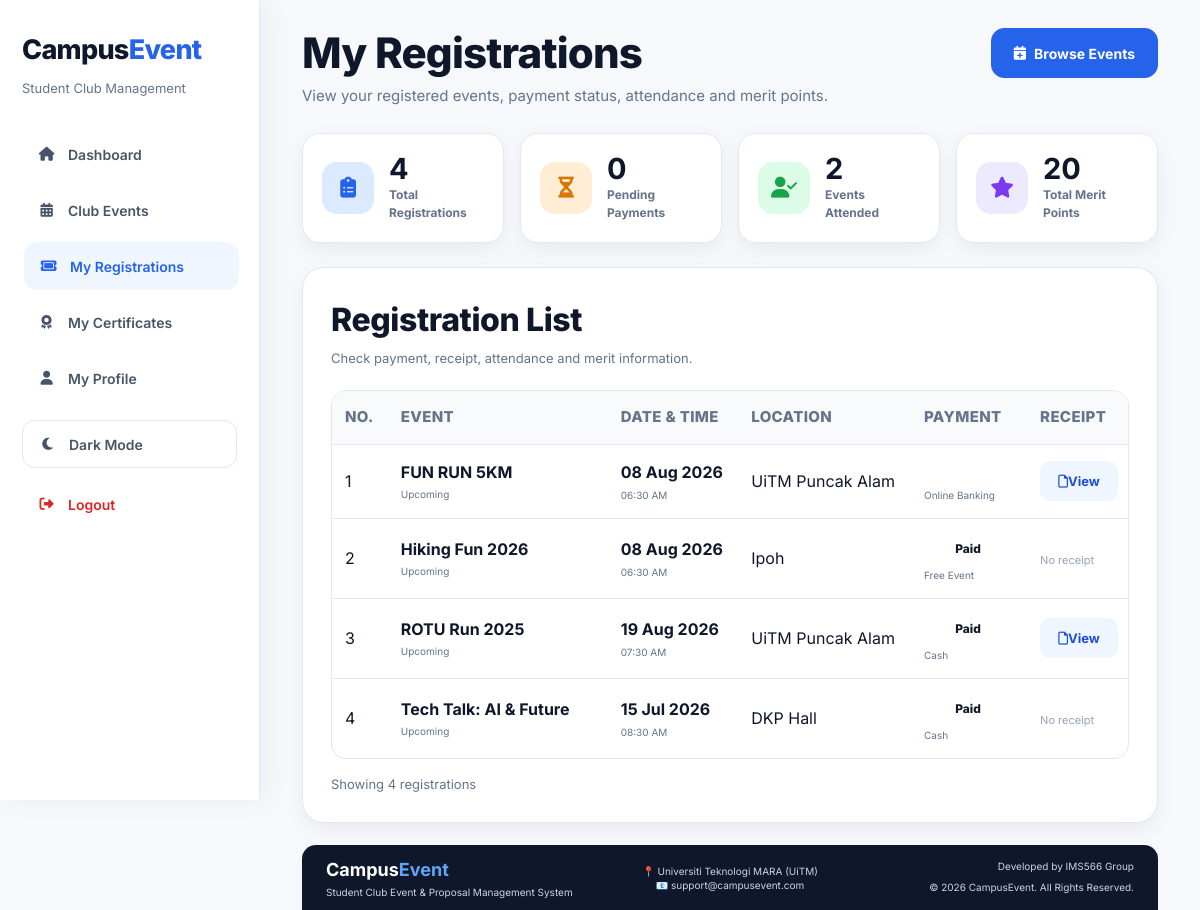
Screenshot of /my_registrations.php (signed in) with the database file from the repository.
### tables this page shows
CREATE TABLE `registrations` (
  `registration_id` int(11) NOT NULL,
  `event_id` int(11) DEFAULT NULL,
  `user_id` int(11) DEFAULT NULL,
  `full_name` varchar(100) NOT NULL,
  `matric_no` varchar(20) NOT NULL,
  `email` varchar(100) NOT NULL,
  `phone` varchar(20) DEFAULT NULL,
  `payment_status` enum('Pending','Paid') DEFAULT 'Pending',
  `register_date` datetime DEFAULT current_timestamp(),
  `attendance_status` enum('Registered','Attended','Absent') DEFAULT 'Registered',
  `certificate_status` enum('Not Generated','Generated') NOT NULL DEFAULT 'Not Generated',
  `certificate_number` varchar(100) DEFAULT NULL,
  `certificate_generated_at` datetime DEFAULT NULL,
  `payment_method` varchar(50) DEFAULT NULL,
  `receipt` varchar(255) DEFAULT NULL
);

CREATE TABLE `events` (
  `event_id` int(11) NOT NULL,
  `proposal_id` int(11) DEFAULT NULL,
  `event_name` varchar(150) NOT NULL,
  `event_date` date NOT NULL,
  `event_time` time NOT NULL,
  `location` varchar(150) NOT NULL,
  `description` text DEFAULT NULL,
  `budget` decimal(10,2) DEFAULT NULL,
  `status` enum('Upcoming','Completed','Cancelled') DEFAULT 'Upcoming',
  `created_at` timestamp NOT NULL DEFAULT current_timestamp(),
  `poster` varchar(255) DEFAULT NULL,
  `report_status` varchar(20) DEFAULT 'Pending',
  `report_remark` text DEFAULT NULL,
  `report_summary` text DEFAULT NULL,
  `club_name` varchar(100) DEFAULT NULL,
  `event_fee` decimal(10,2) DEFAULT 0.00
);

### my_registrations.php (the view, shortened to what this page needs)
<?php
include 'includes/db.php';
$userId = (int) $_SESSION['user_id'];
$stmt = mysqli_prepare(
    $conn,
    "SELECT
        registrations.*,
        events.event_name,
        events.event_date,
        events.event_time,
        events.location,
        events.status AS event_status,
        events.event_fee
     FROM registrations
     INNER JOIN events
        ON registrations.event_id = events.event_id
     WHERE registrations.user_id = ?
     ORDER BY registrations.registration_id DESC"
);
mysqli_stmt_bind_param(
    $stmt,
    "i",
    $userId
);
mysqli_stmt_execute($stmt);
$result = mysqli_stmt_get_result($stmt);
$registrations = [];
while ($registration = mysqli_fetch_assoc($result)) {
    $registrations[] = $registration;
}
$totalRegistrations = count($registrations);
$pendingPayments = 0;
$totalAttended = 0;
$totalMerit = 0;
foreach ($registrations as $registration) {
    if (
        $registration['attendance_status'] ===
        'Attended'
    ) {
        $totalAttended++;
        $totalMerit += 10;
    }
}
?>
<!DOCTYPE html>
<html lang="en">
<head>
    <link rel="stylesheet" href="assets/css/style.css?v=91000">
    <link rel="stylesheet" href="https://cdnjs.cloudflare.com/ajax/libs/font-awesome/6.5.2/css/all.min.css">
</head>
<body>
    <?php include 'includes/sidebar.php'; ?>
    <div class="main my-registrations-page">
        <div class="page-header">
            <div>
                <h1>My Registrations</h1>
                <p>
                    View your registered events, payment status,
                    attendance and merit points.
                </p>
            </div>
            <a href="events.php" class="btn-primary">
                <i class="fa-solid fa-calendar-plus"></i>
                Browse Events
            </a>
        </div>
        <div class="my-registration-summary">
            <div class="my-registration-summary-card">
                <div class="my-registration-summary-icon blue">
                    <i class="fa-solid fa-clipboard-list"></i>
                </div>
                <div>
                    <h2><?php echo $totalRegistrations; ?></h2>
                    <p>Total Registrations</p>
                </div>
            </div>
            <div class="my-registration-summary-card">
                <div class="my-registration-summary-icon orange">
                    <i class="fa-solid fa-hourglass-half"></i>
                </div>
                <div>
                    <h2><?php echo $pendingPayments; ?></h2>
                    <p>Pending Payments</p>
                </div>
            </div>
            <div class="my-registration-summary-card">
                <div class="my-registration-summary-icon green">
                    <i class="fa-solid fa-user-check"></i>
                </div>
                <div>
                    <h2><?php echo $totalAttended; ?></h2>
                    <p>Events Attended</p>
                </div>
            </div>
            <div class="my-registration-summary-card">
                <div class="my-registration-summary-icon purple">
                    <i class="fa-solid fa-star"></i>
                </div>
                <div>
                    <h2><?php echo $totalMerit; ?></h2>
                    <p>Total Merit Points</p>
                </div>
            </div>
        </div>
        <div class="card my-registrations-card">
            <div class="section-header">
                <div>
                    <h2>Registration List</h2>
                    <p>
                        Check payment, receipt, attendance and merit information.
                    </p>
                </div>
            </div>
            <div class="table-responsive">
                <table class="my-registrations-table">
                    <thead>
                        <tr>
                            <th>No.</th>
                            <th>Event</th>
                            <th>Date & Time</th>
                            <th>Location</th>
                            <th>Payment</th>
                            <th>Receipt</th>
                        </tr>
                    </thead>
                    <tbody>
                        <?php if ($totalRegistrations > 0) { ?>
                            <?php
                            $no = 1;
                            foreach ($registrations as $row) {
                                $paymentClass = strtolower(
                                    str_replace(
                                        ' ',
                                        '-',
                                        $row['payment_status']
                                    )
                                );
                                ?>
                                <tr>
                                    <td>
                                        <?php echo $no++; ?>
                                    </td>
                                    <td>
                                        <div class="my-registration-event">
                                            <?php
                                            echo htmlspecialchars(
                                                $row['event_name']
                                            );
                                            ?>
                                        </div>
                                        <small class="my-registration-event-status">
                                            <?php
                                            echo htmlspecialchars(
                                                $row['event_status']
                                            );
                                            ?>
                                        </small>
                                    </td>
                                    <td class="my-registration-date">
                                        <strong>
                                            <?php
                                            echo date(
                                                "d M Y",
                                                strtotime(
                                                    $row['event_date']
                                                )
                                            );
                                            ?>
                                        </strong>
                                        <small>
                                            <?php
                                            echo date(
                                                "h:i A",
                                                strtotime(
                                                    $row['event_time']
                                                )
                                            );
                                            ?>
                                        </small>
                                    </td>
                                    <td>
                                        <?php
                                        echo htmlspecialchars(
                                            $row['location']
                                        );
                                        ?>
                                    </td>
                                    <td>
                                        <span class="badge badge-<?php
                                        echo htmlspecialchars(
                                            $paymentClass
                                        );
                                        ?>">
                                            <?php
                                            echo htmlspecialchars(
                                                $row['payment_status']
                                            );
                                            ?>
                                        </span>
                                        <small class="my-registration-payment-method">
                                            <?php
                                            echo htmlspecialchars(
                                                $row['payment_method']
                                            );
                                            ?>
                                        </small>
                                    </td>
                                    <td>
                                        <?php if (!empty($row['receipt'])) { ?>
                                            <a class="btn-action btn-view-receipt" href="assets/receipts/<?php
                                            echo rawurlencode(
                                                $row['receipt']
                                            );
                                            ?>" target="_blank">
                                                <i class="fa-regular fa-file"></i>
                                                View
                                            </a>
                                        <?php } else { ?>
                                            <span class="no-receipt">
                                                No receipt
                                            </span>
                                        <?php } ?>
                                    </td>
                                </tr>
                            <?php } ?>
                        <?php } ?>
                    </tbody>
                </table>
            </div>
            <?php if ($totalRegistrations > 0) { ?>
                <div class="table-footer">
                    Showing <?php echo $totalRegistrations; ?>
                    registration<?php
                    echo $totalRegistrations !== 1
                        ? 's'
                        : '';
                    ?>
                </div>
            <?php } ?>
        </div>
        <div class="footer-small">
            <?php include 'includes/footer.php'; ?>
        </div>
    </div>
</body>
</html>

### rows the page displays
registrations: event.event_name "FUN RUN 5KM", event.status "Upcoming", event.event_date "08 Aug 2026", event.event_time "06:30 AM", event.location "UiTM Puncak Alam", payment_method "Online Banking"
registrations: event.event_name "Hiking Fun 2026", event.status "Upcoming", event.event_date "08 Aug 2026", event.event_time "06:30 AM", event.location "Ipoh", payment_status "Paid", payment_method "Free Event", receipt "No receipt"
registrations: event.event_name "ROTU Run 2025", event.status "Upcoming", event.event_date "19 Aug 2026", event.event_time "07:30 AM", event.location "UiTM Puncak Alam", payment_status "Paid", payment_method "Cash"
registrations: event.event_name "Tech Talk: AI & Future", event.status "Upcoming", event.event_date "15 Jul 2026", event.event_time "08:30 AM", event.location "DKP Hall", payment_status "Paid", payment_method "Cash", receipt "No receipt"

### other values shown
$totalRegistrations "4"
$pendingPayments "0"
$totalAttended "2"
$totalMerit "20"
